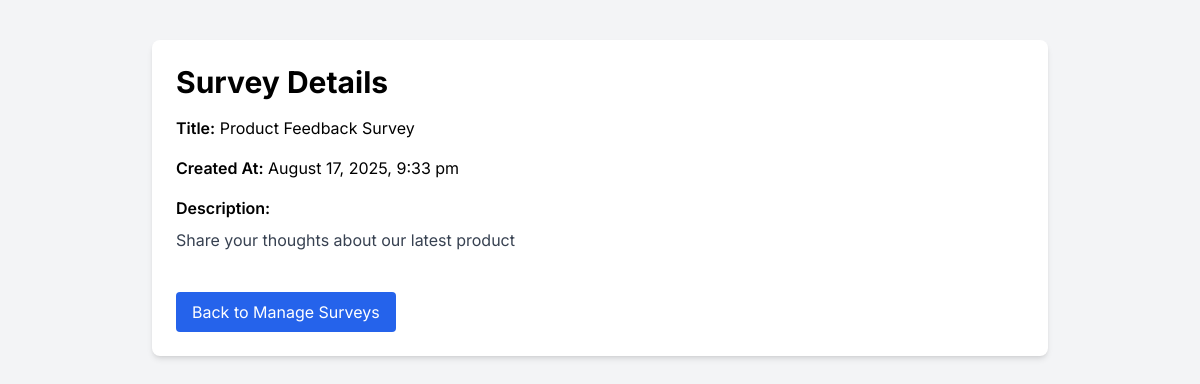
/Admin/view_survey.php?id=2 (signed in), run on the app's committed database.
### tables this page shows
CREATE TABLE IF NOT EXISTS surveys (
    id INT(11) NOT NULL AUTO_INCREMENT PRIMARY KEY,
    title VARCHAR(255) NOT NULL,
    description TEXT,
    questions JSON,
    reward DECIMAL(10,2) NOT NULL DEFAULT 0.00,
    status ENUM('active', 'inactive', 'completed') DEFAULT 'active',
    created_by INT(11),
    created_at TIMESTAMP DEFAULT CURRENT_TIMESTAMP,
    updated_at TIMESTAMP DEFAULT CURRENT_TIMESTAMP ON UPDATE CURRENT_TIMESTAMP,
    FOREIGN KEY (created_by) REFERENCES admins(id) ON DELETE SET NULL
);

### Admin/view_survey.php (the view, shortened to what this page needs)
<?php
$servername = "localhost";
$username = "root";
$password = "";
$dbname = "task_buddy_db";
try {
    $conn = new PDO("mysql:host=$servername;dbname=$dbname", $username, $password);
    $conn->setAttribute(PDO::ATTR_ERRMODE, PDO::ERRMODE_EXCEPTION);
    $survey_id = isset($_GET['id']) ? (int)$_GET['id'] : 0;
    $stmt = $conn->prepare("SELECT * FROM surveys WHERE id = :id");
    $stmt->execute(['id' => $survey_id]);
    $survey = $stmt->fetch(PDO::FETCH_ASSOC);
} catch (PDOException $e) {
    die("Connection failed: " . $e->getMessage());
}
?>
<!DOCTYPE html>
<html lang="en">
<head>
    <script src="https://cdn.tailwindcss.com"></script>
</head>
<body class="bg-gray-100">
    <div class="max-w-4xl mx-auto p-6 bg-white rounded-lg shadow-md mt-10">
        <h1 class="text-3xl font-bold mb-4">Survey Details</h1>
        <div class="mb-4">
            <span class="font-semibold">Title:</span> <?php echo htmlspecialchars($survey['title']); ?>
        </div>
        <div class="mb-4">
            <span class="font-semibold">Created At:</span> <?php echo date('F j, Y, g:i a', strtotime($survey['created_at'])); ?>
        </div>
        <div class="mb-4">
            <span class="font-semibold">Description:</span>
            <p class="mt-2 text-gray-700"><?php echo nl2br(htmlspecialchars($survey['description'] ?? 'No description available.')); ?></p>
        </div>
        <a href="manage_surveys.php" class="inline-block mt-6 px-4 py-2 bg-blue-600 text-white rounded hover:bg-blue-700">Back to Manage Surveys</a>
    </div>
</body>
</html>

### Admin/view_survey.php (style rules this page uses)
body { font-family: 'Inter', sans-serif; }

### data on the page
surveys: title "Product Feedback Survey", created_at "August 17, 2025, 9:33 pm", description "Share your thoughts about our latest product"
